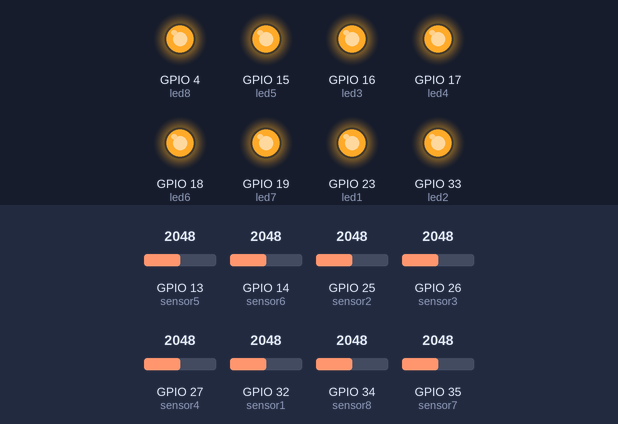
Bench run of a sketch on a simulated ESP32. Parts: output pins drawn as LEDs (lit = HIGH). The test bench sets the inputs (shaded band); at power-on: GPIO 13 (sensor5) = 2048, GPIO 14 (sensor6) = 2048, GPIO 25 (sensor2) = 2048, GPIO 26 (sensor3) = 2048, GPIO 27 (sensor4) = 2048, GPIO 32 (sensor1) = 2048, GPIO 34 (sensor8) = 2048, GPIO 35 (sensor7) = 2048. What the sketch prints to the serial monitor is not drawn.

Above: at 0.1 s.
Timing chart, 0 to 1.6 s (numbered marks = the images above):
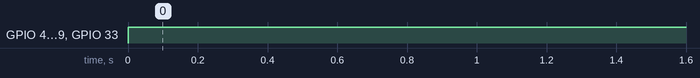

The sketch:

teste_leitura_8sensores_sem_filtro.ino
```cpp
#define sensor1 32 // (1) sensor na placa principal

#define sensor2 25 // (2) primeira placa a esquerda
#define sensor3 26 // (3) segunda placa a esquerda
#define sensor4 27 // (4) terceira placa a esquerda

#define sensor5 13 // (5) quarta placa (de frente pra principal)
//#define sensor6 4 // (6) terceira placa a direita
#define sensor6 14 // (6) terceira placa a direita
#define sensor7 35 // (7) segundo a direita
#define sensor8 34 // (8) primeiro a direita

#define led1 23
#define led2 33
#define led3 16
#define led4 17
#define led5 15
#define led6 18
#define led7 19
#define led8 4


int tam_amostra = 5000;
int a1, a2, a3, a4, a5, a6, a7, a8;
float soma1 = 0, final1 = 0;
float soma2 = 0, final2 = 0;
float soma3 = 0, final3 = 0;
float soma4 = 0, final4 = 0;
float soma5 = 0, final5 = 0;
float soma6 = 0, final6 = 0;
float soma7 = 0, final7 = 0;
float soma8 = 0, final8 = 0;


int i = 0;
int printar = 1;

void setup()
{
  pinMode(sensor1, INPUT);

  pinMode(sensor2, INPUT);
  pinMode(sensor3, INPUT);
  pinMode(sensor4, INPUT);

  pinMode(sensor5, INPUT);
  pinMode(sensor6, INPUT);
  pinMode(sensor7, INPUT);
  pinMode(sensor8, INPUT);

  pinMode(led1,OUTPUT);
  pinMode(led2,OUTPUT);
  pinMode(led3,OUTPUT);
  pinMode(led4,OUTPUT);
  pinMode(led5,OUTPUT);
  pinMode(led6,OUTPUT);
  pinMode(led7,OUTPUT);
  pinMode(led8,OUTPUT);

  Serial.begin(115200);
}

void loop()
{
  while(i < tam_amostra){
  i++;
  digitalWrite(led1,HIGH);
  digitalWrite(led2,HIGH);
  digitalWrite(led3,HIGH);
  digitalWrite(led4,HIGH);
  digitalWrite(led5,HIGH);
  digitalWrite(led6,HIGH);
  digitalWrite(led7,HIGH);
  digitalWrite(led8,HIGH);

  delayMicroseconds(500);


  a1 =analogRead(sensor1);
  soma1 = soma1 + a1;

  a2 =analogRead(sensor2);
  soma2 = soma2 + a2;

  a3 =analogRead(sensor3);
  soma3 = soma3 + a3;

  a4 =analogRead(sensor4);
  soma4 = soma4 + a4;

  a5 =analogRead(sensor5);
  soma5 = soma5 + a5;

  a6 =analogRead(sensor6);
  soma6 = soma6 + a6;

  a7 =analogRead(sensor7);
  soma7 = soma7 + a7;

  a8 =analogRead(sensor8);
  soma8 = soma8 + a8;

  Serial.print(" A1: ");
  Serial.print(a1);

  Serial.print(" A2: ");
  Serial.print(a2);

  Serial.print(" A3: ");
  Serial.print(a3);

  Serial.print(" A4: ");
  Serial.print(a4);

  Serial.print(" A5: ");
  Serial.print(a5);

  Serial.print(" A6: ");
  Serial.print(a6);

  Serial.print(" A7: ");
  Serial.print(a7);

  Serial.print(" A8: ");
  Serial.print(a8);

  Serial.println();

delay(10);
}


final1 = soma1/tam_amostra;

final2 = soma2/tam_amostra;

final3 = soma3/tam_amostra;

final4 = soma4/tam_amostra;

final5 = soma5/tam_amostra;

final6 = soma6/tam_amostra;

final7 = soma7/tam_amostra;

final8 = soma8/tam_amostra;


while(printar){

  Serial.println();
  Serial.print("Média final(1): ");
  Serial.print(final1);

  Serial.print(" ");
  Serial.print("Média final(2): ");
  Serial.print(final2);

  Serial.print(" ");
  Serial.print("Média final(3): ");
  Serial.print(final3);

  Serial.print(" ");
  Serial.print("Média final(4): ");
  Serial.print(final4);

  Serial.print(" ");
  Serial.print("Média final(5): ");
  Serial.print(final5);

  Serial.print(" ");
  Serial.print("Média final(6): ");
  Serial.print(final6);

  Serial.print(" ");
  Serial.print("Média final(7): ");
  Serial.print(final7);

  Serial.print(" ");
  Serial.print("Média final(8): ");
  Serial.print(final8);

printar = 0;
}

}//fim do loop
```

Measured:
- by itself, GPIO 4 (led8), GPIO 15 (led5), GPIO 16 (led3), GPIO 17 (led4), GPIO 18 (led6), GPIO 19 (led7), GPIO 33 (led2): LOW → HIGH at 0.00 s
